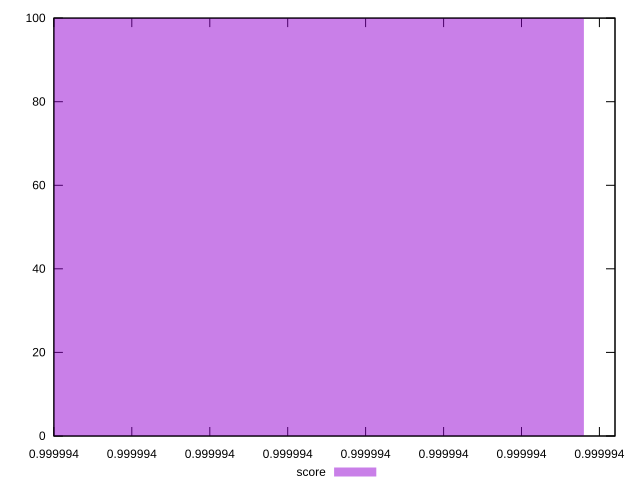

The gnuplot source for this figure:
reset
set terminal svg size 640, 490 enhanced background rgb 'white'
set output "report_00007_2020-12-11T15:55:29.892Z/uses-long-cache-ttl/samples/pages+cached+noexternal+nojs/score/histogram.svg"

$score <<EOF
0.9999939069787653 100
EOF

set key outside below
set boxwidth 4.108009356698855e-15
set yrange [0:100]
set style fill transparent solid 0.5 noborder

plot \
  $score title "score" with boxes, \


reset
